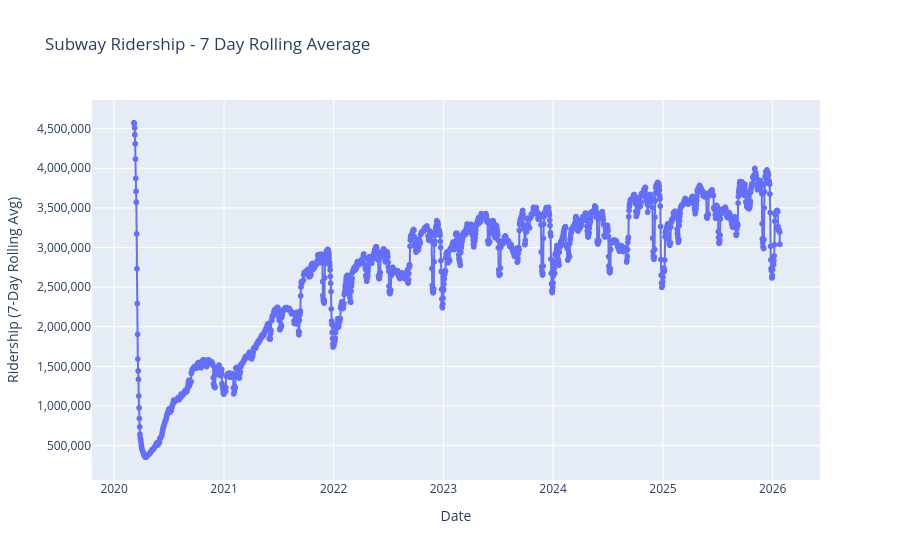

Write notebook code for a chart like this one.
### Code cell
import plotly.express as px


# Sort by date and calculate rolling average
df['Date'] = pd.to_datetime(df['Date'])
df = df.sort_values('Date')
df['Rolling_7d_Avg'] = df['Count'].rolling(window=7).mean()

# Interactive plot
fig = px.line(
    df,
    x='Date',
    y='Rolling_7d_Avg',
    markers=True,
    title='Subway Ridership - 7 Day Rolling Average'
)

fig.update_traces(
    hovertemplate='<b>%{x|%Y-%m-%d}</b><br>7-Day Avg: %{y:,.0f}<extra></extra>'
)

fig.update_layout(
    xaxis_title='Date',
    yaxis_title='Ridership (7-Day Rolling Avg)',
    yaxis_tickformat=',.0f',
    hovermode='x unified'
    
)
fig.show(config={'modeBarButtonsToAdd': ['toggleFullScreen']})
fig.write_html('chart.html')

### Figure 1 — Plotly figure (JSON) as saved in the notebook; plotly's stock layout.template omitted (floating-point values rounded to 4 significant figures; data arrays with more than 128 entries replaced by an {"elided": "..."} marker saying what was removed)
{"data": [{"hovertemplate": "<b>%{x|%Y-%m-%d}</b><br>7-Day Avg: %{y:,.0f}<extra></extra>", "legendgroup": "", "line": {"color": "#636efa", "dash": "solid"}, "marker": {"symbol": "circle"}, "mode": "lines+markers", "name": "", "showlegend": false, "type": "scattergl", "x": {"elided": "2157 str values"}, "xaxis": "x", "y": {"elided": "2157 float values"}, "yaxis": "y"}], "layout": {"hovermode": "x unified", "legend": {"tracegroupgap": 0}, "title": {"text": "Subway Ridership - 7 Day Rolling Average"}, "xaxis": {"anchor": "y", "domain": [0, 1], "title": {"text": "Date"}}, "yaxis": {"anchor": "x", "domain": [0, 1], "tickformat": ",.0f", "title": {"text": "Ridership (7-Day Rolling Avg)"}}}}
